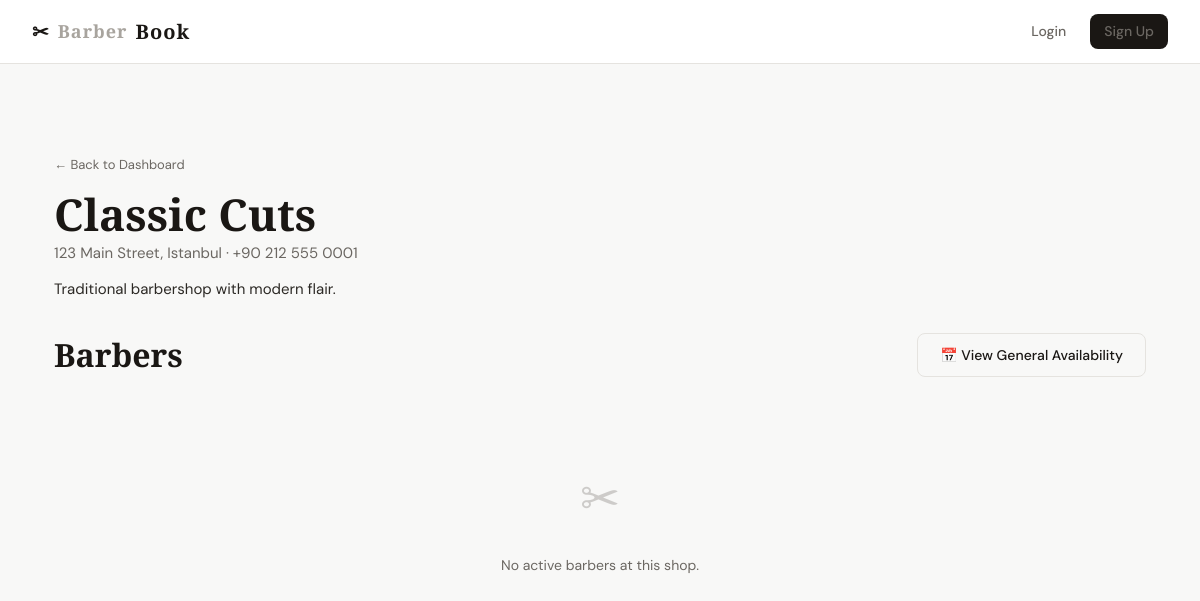
/shop.php?id=1, run on the app's committed database.
### tables this page shows
CREATE TABLE shops (
    id INT AUTO_INCREMENT PRIMARY KEY,
    name VARCHAR(150) NOT NULL,
    address VARCHAR(255) NOT NULL,
    city VARCHAR(100) NOT NULL,
    phone VARCHAR(20),
    email VARCHAR(150),
    description TEXT,
    latitude DECIMAL(10,8) NOT NULL,
    longitude DECIMAL(11,8) NOT NULL,
    avatar VARCHAR(255) DEFAULT 'default_shop.png',
    created_at TIMESTAMP DEFAULT CURRENT_TIMESTAMP
);

### includes/config.php (called while the page is built, shortened)
<?php
function e($s) { return htmlspecialchars($s ?? '', ENT_QUOTES, 'UTF-8'); }

### shop.php (the view, shortened to what this page needs)
<?php
require_once 'includes/config.php';
$shopId = (int)($_GET['id'] ?? 0);
$db = getDB();
$shop = $db->prepare('SELECT * FROM shops WHERE id=?');
$shop->execute([$shopId]);
$shop = $shop->fetch();
$barbers = $db->prepare('
    SELECT b.*, COALESCE(AVG(r.rating),0) as avg_rating, COUNT(r.id) as rcount
    FROM barbers b LEFT JOIN ratings r ON r.barber_id=b.id
    WHERE b.shop_id=? AND b.is_active=1
    GROUP BY b.id
');
$barbers->execute([$shopId]);
$barbers = $barbers->fetchAll();
require_once 'includes/header.php';
require_once 'includes/navbar.php';
?>
<div class="container" style="padding-top:40px;padding-bottom:60px">
  <div class="page-header">
    <a href="<?=SITE_URL?>/client/dashboard.php" style="font-size:13px;color:var(--text-light)">← Back to Dashboard</a>
    <h1 style="margin-top:12px"><?=e($shop['name'])?></h1>
    <p class="text-muted"><?=e($shop['address'])?>, <?=e($shop['city'])?> · <?=e($shop['phone'])?></p>
    <?php if($shop['description']): ?>
      <p style="max-width:600px;margin-top:12px"><?=e($shop['description'])?></p>
    <?php endif; ?>
  </div>
  <div class="flex-between mb-3">
    <h2>Barbers</h2>
    <a href="book.php?shop=<?=$shopId?>" class="btn btn-outline">📅 View General Availability</a>
  </div>
  <?php if(empty($barbers)): ?>
    <div class="empty-state"><div class="icon">✂</div><p>No active barbers at this shop.</p></div>
  <?php endif; ?>
</div>
<?php require_once 'includes/footer.php'; ?>

### css/style.css (style rules this page uses)
:root { --white: #ffffff; --off-white: #f8f8f7; --light: #f0efed; --border: #e5e3df; --muted: #a8a49e; --text-light: #6b6762; --text: #2c2925; --dark: #1a1714; --accent: #2c2925; --accent-hover: #1a1714; --success: #2d6a4f; --danger: #c0392b; --warning: #e67e22; --radius: 8px; --radius-lg: 16px; --shadow: 0 2px 12px rgba(0,0,0,0.06); --shadow-md: 0 4px 24px rgba(0,0,0,0.10); --transition: all 0.2s ease; }
*, *::before, *::after { box-sizing: border-box; margin: 0; padding: 0; }
html { scroll-behavior: smooth; }
body { font-family: 'DM Sans', sans-serif; background: var(--off-white); color: var(--text); font-size: 15px; line-height: 1.6; -webkit-font-smoothing: antialiased; }
h1, h2, h3, h4 { font-family: 'Playfair Display', serif; font-weight: 600; line-height: 1.2; color: var(--dark); }
h1 { font-size: clamp(28px, 5vw, 44px); }
h2 { font-size: clamp(22px, 4vw, 32px); }
a { color: var(--accent); text-decoration: none; transition: var(--transition); }
.btn { display: inline-flex; align-items: center; justify-content: center; gap: 6px; padding: 10px 22px; border: none; border-radius: var(--radius); font-family: 'DM Sans', sans-serif; font-size: 14px; font-weight: 500; cursor: pointer; transition: var(--transition); text-decoration: none; white-space: nowrap; }
.btn-outline { background: transparent; color: var(--dark); border: 1.5px solid var(--border); }
.container { max-width: 1140px; margin: 0 auto; padding: 0 24px; }
.page-header { padding: 48px 0 32px; }
.text-muted { color: var(--text-light); }
.mb-3 { margin-bottom: 24px; }
.flex-between { display: flex; justify-content: space-between; align-items: center; }
.empty-state { text-align: center; padding: 60px 20px; color: var(--text-light); }
.empty-state .icon { font-size: 48px; margin-bottom: 16px; opacity: 0.3; }
.empty-state p { font-size: 14px; }

### data on the page
shops: name "Classic Cuts", address "123 Main Street", city "Istanbul", phone "+90 212 555 0001", description "Traditional barbershop with modern flair."
